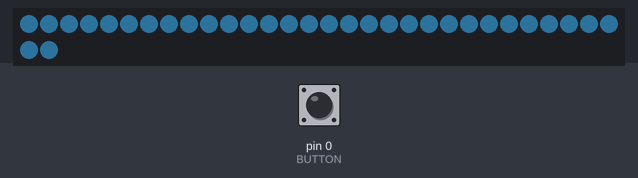
This sketch was run on a simulated Arduino Uno, built with avr-gcc and run on an emulated ATmega328P. Parts: 32 RGB LEDs in strip order, left to right, continuing on the next row. Inputs (shaded band) come from the test bench; at power-on: pin 0 (BUTTON) HIGH. Dim RGB values are drawn brighter than linear; random numbers use the default seed unless the sketch sets one.

Above: at 1.2 s.
1.3 s: pin 0 (BUTTON) pulled LOW for 3.2 s
At 3.68 s:
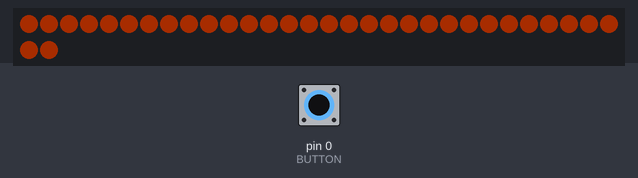
5.1 s: pin 0 (BUTTON) pulled LOW for 0.15 s
At 5.23 s:
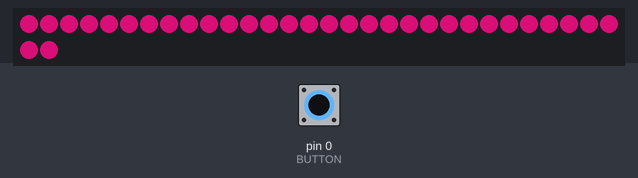
5.8 s: pin 0 (BUTTON) pulled LOW for 3.2 s
At 9.45 s:
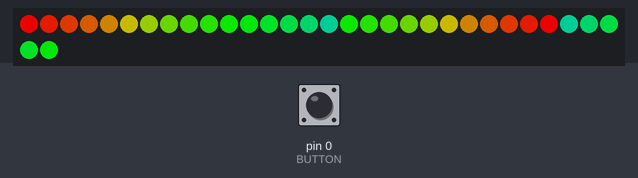
9.6 s: pin 0 (BUTTON) pulled LOW for 1 s
At 10.05 s:
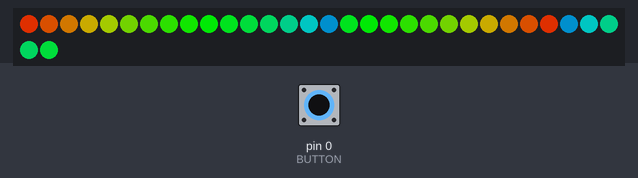
11.2 s: pin 0 (BUTTON) pulled LOW for 0.15 s
At 11.65 s:
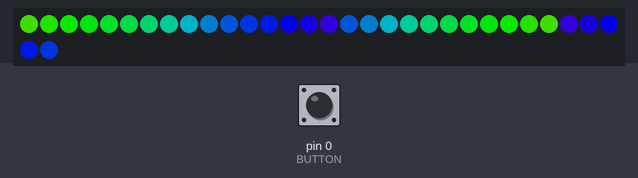
11.9 s: pin 0 (BUTTON) pulled LOW for 3.2 s
At 12.56 s:
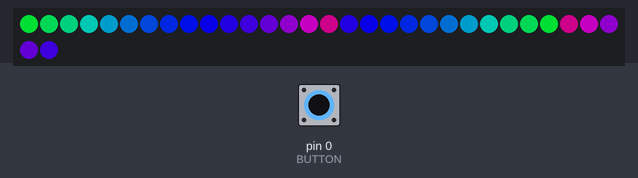

The sketch:

goggles.ino
```cpp
#include <Button.h>
#include <Adafruit_NeoPixel.h>

const int BUTTON = 0;
const int LENS = 1;
const int NUM_PIXELS = 32;
const int MAX_BRIGHTNESS = 200;
const int MIN_BRIGHTNESS = 10;
const int NUM_SPIN = 3;
const int MAX_SPIN_POS = NUM_PIXELS / 2 / NUM_SPIN;


Adafruit_NeoPixel pixels = Adafruit_NeoPixel(NUM_PIXELS, LENS);
Button button = Button(BUTTON, true, true, 25);

uint32_t currentColor = 0x215475;
uint8_t currentWheelPos = 0;
uint8_t currentBrightness = MIN_BRIGHTNESS;
uint8_t currentSpinPos = 0;
uint16_t state = 0;
bool modeChangePrimed = false;

const uint8_t INTERVAL = 25;
unsigned long previousMillis = 0;
unsigned long lastPressAt;
unsigned long now;
uint8_t quickPress = 0;

enum MODE {
  modeSteady, modeBreath, modeSpin, modeRainbowCycle
} currentMode = modeBreath;

void changeMode() {
  switch (currentMode) {
    case modeSteady: currentMode = modeBreath; break;
    case modeBreath: currentMode = modeSpin; break;
    case modeSpin: currentMode = modeRainbowCycle; break;
    case modeRainbowCycle: currentMode = modeSteady; break;
  }
  state = 0;
  flash(5);
}


void setup() {
  // put your setup code here, to run once:
  pixels.begin();
  pixels.setBrightness(MIN_BRIGHTNESS);
  setAllPixels(currentColor);
  pixels.show();
}

void setAllPixels(uint32_t color) {
  for(int i = 0; i < NUM_PIXELS; ++i) {
    pixels.setPixelColor(i, color);
  }
  pixels.show();
}

void flash(int brightness) {
  if (!brightness) brightness = 200;
  pixels.setBrightness(brightness);
  setAllPixels(random(0, 0xffffff));
  delay(250);
  pixels.setBrightness(currentBrightness);
  setAllPixels(currentColor);
}

void cycleColor() {
  if (!canAct(INTERVAL)) return;
  currentWheelPos += 1;
  if (currentWheelPos > 255) currentWheelPos = 0;
  currentColor = Wheel(currentWheelPos & 255);
  setAllPixels(currentColor);
}

void spin() {
  if (!canAct(60)) return;
  setAllPixels(0x000000);
  for (int i = 0; i < MAX_SPIN_POS; ++i) {
    if (i == currentSpinPos) {
      for (int j = 0; j < NUM_SPIN; ++j) {
        int offset = i + (j * MAX_SPIN_POS);
        pixels.setPixelColor(offset, currentColor);
        pixels.setPixelColor(altEyePos(offset), currentColor);
      }

    }
  }
  if (++currentSpinPos == MAX_SPIN_POS) {
    currentSpinPos = 0;
  }
}

uint8_t altEyePos(uint8_t eyePos) {
  if (eyePos <= 10) return (NUM_PIXELS - 1) - 5 - eyePos;
  else return NUM_PIXELS - 1 - (eyePos - 11);
}

void loop() {
  now = millis();
  button.read();
  if (button.pressedFor(5000)) {
    cycleColor();
    modeChangePrimed = false;
  } else if (button.pressedFor(2000)) {
    if (!modeChangePrimed) {
      flash(50);
      flash(50);
      modeChangePrimed = true;
    }
  } else if (button.wasPressed()) {
    if (now - lastPressAt < 1500) {
      if (++quickPress > 2) {
        cycleBrightness();
      }
    } else {
      quickPress = 0;
      flash(0);
    }
    lastPressAt = now;

  } else if (button.wasReleased()) {
    if (modeChangePrimed) {
      changeMode();
      modeChangePrimed = false;
    }
  } else {
    switch (currentMode) {
      case modeBreath: breath(); break;
      case modeRainbowCycle: rainbowCycle(); break;
      case modeSpin: spin(); break;
      default: break;
    }
  }
  if (currentBrightness != 0) pixels.show();
}


bool canAct(uint8_t interval) {
  if (now - previousMillis > interval) {
    previousMillis = now;
    return true;
  }
  return false;
}

void breath() {
  if (!canAct(15)) return;


  if (currentBrightness <= MIN_BRIGHTNESS) {
    state = 0;
  }
  if (currentBrightness >= MAX_BRIGHTNESS) {
    state = 1;
  }

  if (state == 1) {
    currentBrightness--;
  } else {
    currentBrightness++;
  }

  pixels.setBrightness(currentBrightness);
  setAllPixels(currentColor);
}

uint32_t Wheel(byte WheelPos) {
  WheelPos = 255 - WheelPos;
  if(WheelPos < 85) {
    return pixels.Color(255 - WheelPos * 3, 0, WheelPos * 3);
  }
  if(WheelPos < 170) {
    WheelPos -= 85;
    return pixels.Color(0, WheelPos * 3, 255 - WheelPos * 3);
  }
  WheelPos -= 170;
  return pixels.Color(WheelPos * 3, 255 - WheelPos * 3, 0);
}

void rainbowCycle() {
  if (!canAct(INTERVAL)) return;
  for(int i=0; i< NUM_PIXELS / 2; i++) {
    pixels.setPixelColor(i, Wheel(((i * 256 / pixels.numPixels()) + state) & 255));
    pixels.setPixelColor(altEyePos(i), Wheel(((i * 256 / pixels.numPixels()) + state) & 255));
  }
  pixels.show();
  state++;
  if (state == 256) {
    state = 0;
  }
}

void cycleBrightness() {
  if (currentBrightness == 0) {
    currentBrightness = MIN_BRIGHTNESS;
  } else if (currentBrightness == MIN_BRIGHTNESS) {
    currentBrightness = 70;
  } else if (currentBrightness == 70) {
    currentBrightness = 140;
  } else if (currentBrightness == 140) {
    currentBrightness = MAX_BRIGHTNESS;
  } else {
    currentBrightness = 0;
  }
  pixels.setBrightness(currentBrightness);
  pixels.show();
}
```
